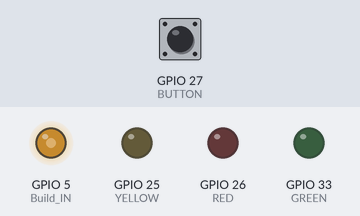
Simulated run of this program. Board: ESP32. On the bench: output pins drawn as LEDs (lit = HIGH). The test bench sets the inputs (shaded band); at power-on: GPIO 27 (BUTTON) HIGH. WiFi joins after 1.5 s; servers stay silent unless stated; what the program prints to the serial monitor is not drawn.

Above: at 2.7 s.
2.8 s: GPIO 27 (BUTTON) pulled LOW for 0.15 s
At 4.5 s:
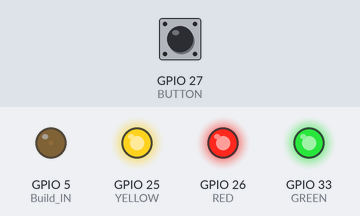
5.9 s: GPIO 27 (BUTTON) pulled LOW for 1 s
At 8.8 s:
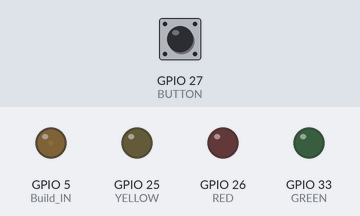
8.9 s: GPIO 27 (BUTTON) driven LOW
At 11.7 s:
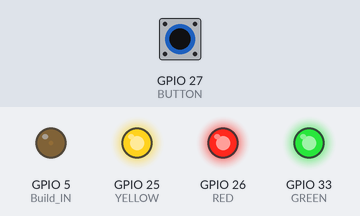
11.9 s: GPIO 27 (BUTTON) pulsed HIGH 2 times (0.12 s each, 0.3 s apart)
At 12.9 s:
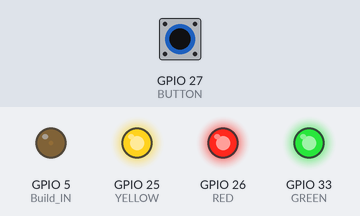
Timing chart, 0 to 16.5 s (numbered marks = the images above; inputs shaded):
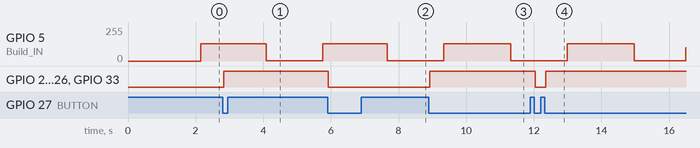

Measured:
- after the input at 2.8 s, GPIO 25 (YELLOW), GPIO 26 (RED), GPIO 33 (GREEN): LOW → HIGH at once
- after the input at 5.9 s, GPIO 25 (YELLOW), GPIO 26 (RED), GPIO 33 (GREEN): HIGH → LOW after 0.03 s instead of 1.9 s
- after the input at 8.9 s, GPIO 25 (YELLOW), GPIO 26 (RED), GPIO 33 (GREEN): LOW → HIGH at once
- after the input at 11.9 s, GPIO 25 (YELLOW), GPIO 26 (RED), GPIO 33 (GREEN): HIGH → LOW after 0.15 s instead of 2.0 s

The program:

main.cpp
```cpp
#include <Arduino.h>
#include <Bounce2.h>
#include <HTTPClient.h>
#include <ArduinoJson.h>

#define BUTTON 27
#define GREEN 33
#define RED 26
#define YELLOW 25
#define Build_IN 5

Bounce debouncer = Bounce();

TaskHandle_t TaskA = NULL;
TaskHandle_t TaskB = NULL;

int count = 0;

const String gurl = "https://exceed-hardware-stamp465.koyeb.app/question";
const String surl = "https://exceed-hardware-stamp465.koyeb.app/answer";

const char *ssid = "Qwerty";
const char *password = "12345678";

void Connect_Wifi();

void task3(void *param);

void LED_bright(void *param){
  while(1){
    for (int i = 0; i < 255; i++) {
      ledcWrite(1, i);
      vTaskDelay(5/portTICK_PERIOD_MS);
    }
    for (int i = 255; i > 0; i--) {
      ledcWrite(1, i);
      vTaskDelay(5/portTICK_PERIOD_MS);
    }
    vTaskDelay(1000/portTICK_PERIOD_MS);
  }
}

void setup() {
  Serial.begin(115200);
  ledcSetup(0, 5000, 8);
  ledcSetup(1, 5000, 8);
  ledcAttachPin(GREEN, 0);
  ledcAttachPin(YELLOW, 0);
  ledcAttachPin(RED, 0);
  ledcAttachPin(Build_IN, 1);
  pinMode(BUTTON, INPUT_PULLUP);
  debouncer.attach(BUTTON);
  debouncer.interval(25);
  Connect_Wifi();

  xTaskCreatePinnedToCore(LED_bright, "LED_bright", 1000, NULL, 2, &TaskB, 1);
  xTaskCreatePinnedToCore(task3, "task3", 100000, NULL, 1, &TaskA, 0);
}

void loop()
{
  debouncer.update();
    if(debouncer.fell()){
      ledcWrite(0, 255);
      unsigned long start = millis();
      while (millis() - start < 5000)
      {
        debouncer.update();
        if(debouncer.fell()){
          ledcWrite(0, 0);
          break;
        }
      }
      ledcWrite(0, 0);
  }
}
void Connect_Wifi() {
  WiFi.begin(ssid, password);
  Serial.print("Connecting to WiFi");
  while (WiFi.status() != WL_CONNECTED) {
      delay(500);
      Serial.print(".");
  }
  Serial.print("OK! IP=");
  Serial.println(WiFi.localIP());
}

void task3(void *param) {
  int a, b, result;
  String op, Id;
  while (1) {
    DynamicJsonDocument doc(512);
    HTTPClient http;
    http.begin(gurl);
    int httpResponseCode = http.GET();
    if (httpResponseCode >= 200 && httpResponseCode < 300) {
        String payload = http.getString();
        deserializeJson(doc, payload);
        a = doc["a"].as<int>();
        b = doc["b"].as<int>();
        op = doc["op"].as<String>();
        Id = doc["questionId"].as<String>();
    }
    else {
        Serial.print("Error code: ");
        Serial.println(httpResponseCode);
        vTaskDelay(5000);
        continue;
    }
    Serial.print("a = ");
    Serial.println(a);
    Serial.print("b = ");
    Serial.println(b);
    Serial.print("op = ");
    Serial.println(op);
    Serial.print("questionId = ");
    Serial.println(Id);

    if (op == "+") {
      result = a + b;
    }
    else if (op == "-") {
      result = a - b;
    }
    else if (op == "*") {
      result = a * b;
    }

    Serial.print("result = ");
    Serial.println(result);
    Serial.print("questionId = ");
    Serial.println(Id);

    // time to send back
    String json;
    DynamicJsonDocument doc2(512);
    doc2["questionId"] = Id;
    doc2["result"] = result;
    serializeJson(doc2, json);

    http.begin(surl);
    http.addHeader("Content-Type","application/json");

    httpResponseCode = http.POST(json);
    if (httpResponseCode >= 200 && httpResponseCode < 300) {
      String payload = http.getString();
      deserializeJson(doc, payload);
      Serial.print("{message: ");
      Serial.print(doc["message"].as<String>());
      Serial.println("}");
    }
    else {
        Serial.print("Error code: ");
        Serial.println(httpResponseCode);
    }
    vTaskDelay(5000);
  }
}
```
